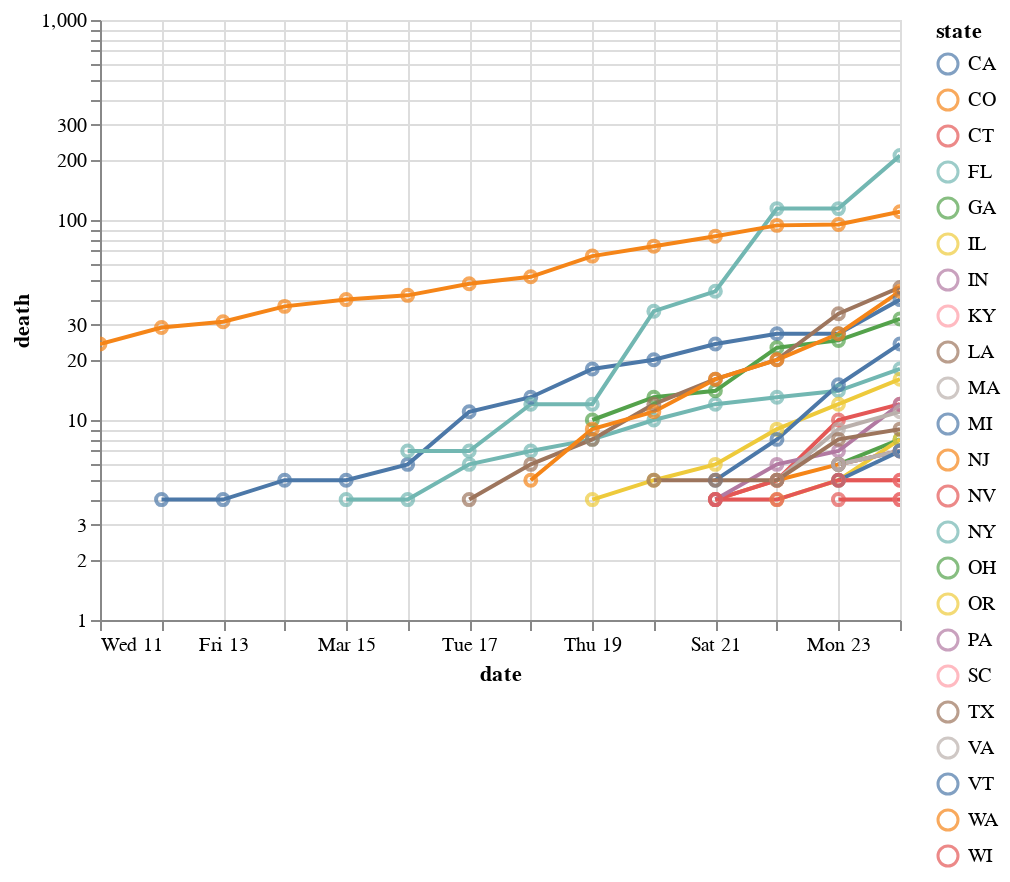

Write notebook code for a chart like this one.
### Code cell
p2 = pl(dfd, x='date', y='death')
p2
